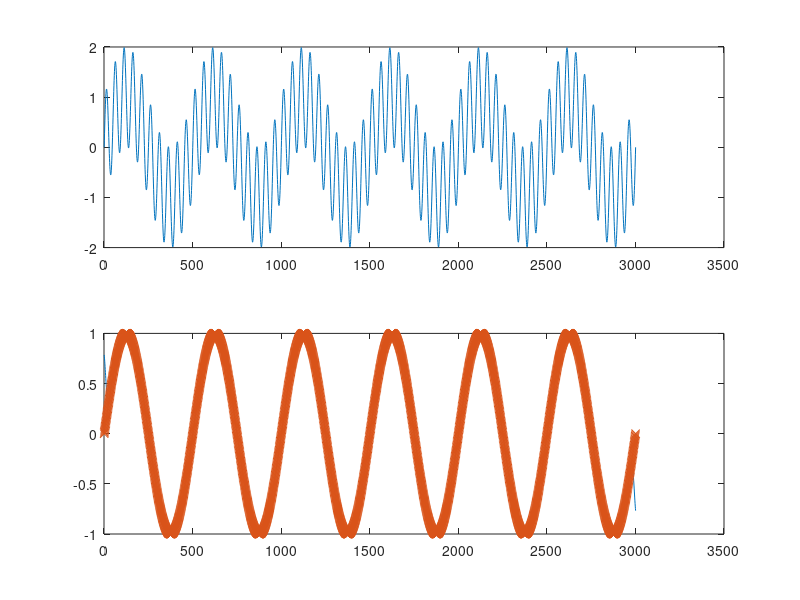

Here is the MATLAB script that generated this plot:
clear; clc; close;
f1 = 20;
f2 = 2;
ts = 1/1000;
T = 3;
t = 0:ts:T;
sgn_20 = sin(2*pi*f1*t);
sgn_2 = sin(2*pi*f2*t);
sgn_mix = sgn_2 + sgn_20;
fltr_pnts = 50;
sgn_out = movmean(sgn_mix,fltr_pnts);

subplot(2,1,1);
plot(sgn_mix);

subplot(2,1,2);
plot(sgn_out);
hold on;
plot(sgn_2, '-x');